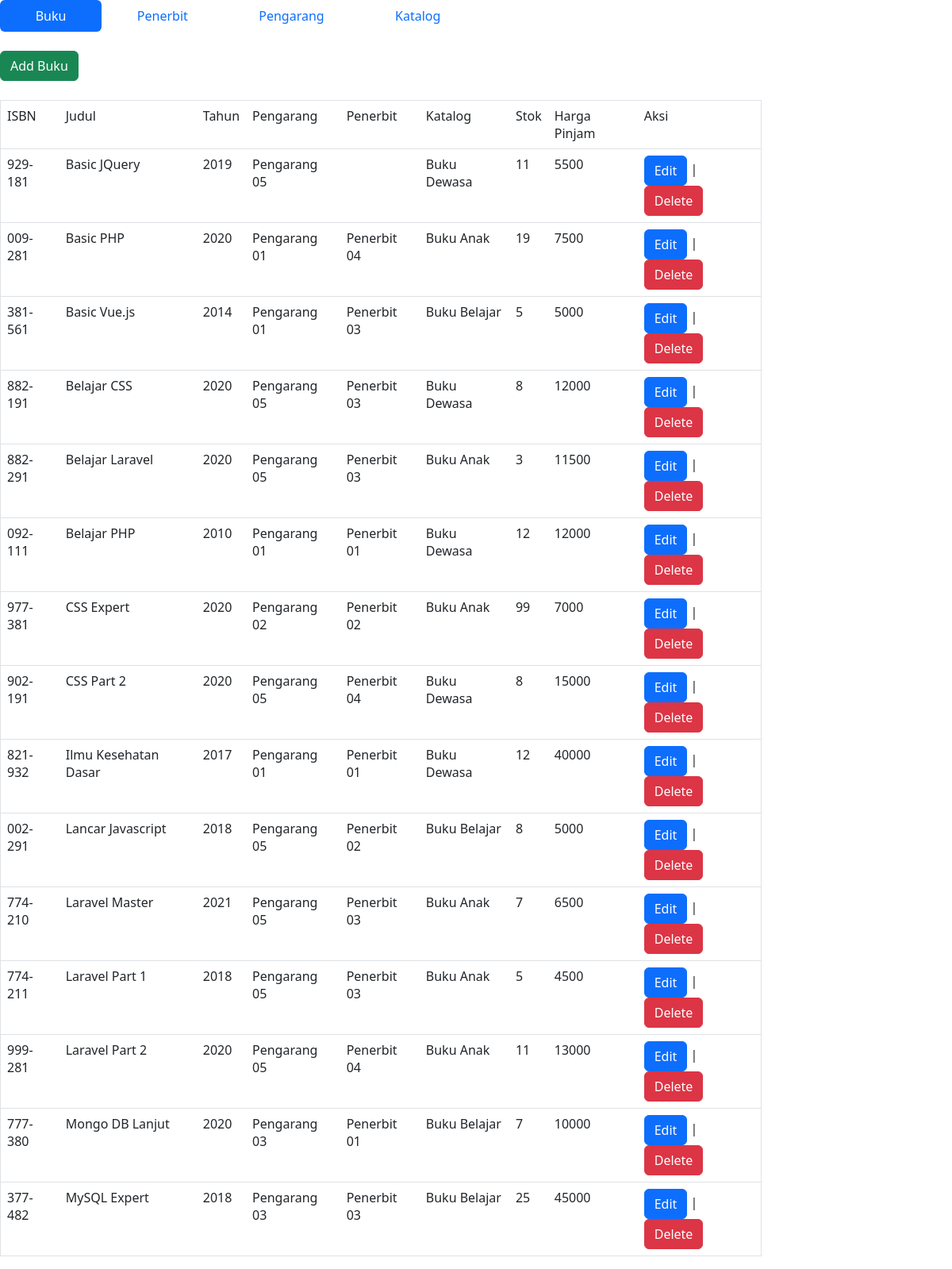
The page / on the database its author committed.
### tables this page shows
CREATE TABLE `buku` (
  `isbn` varchar(25) NOT NULL,
  `judul` varchar(255) DEFAULT NULL,
  `tahun` int(11) DEFAULT NULL,
  `id_penerbit` varchar(8) DEFAULT NULL,
  `id_pengarang` varchar(8) DEFAULT NULL,
  `id_katalog` varchar(3) DEFAULT NULL,
  `qty_stok` int(11) DEFAULT 0,
  `harga_pinjam` int(11) NOT NULL
);

CREATE TABLE `pengarang` (
  `id_pengarang` varchar(8) NOT NULL,
  `nama_pengarang` varchar(255) DEFAULT NULL,
  `email` varchar(50) DEFAULT NULL,
  `telp` varchar(12) DEFAULT NULL,
  `alamat` varchar(255) DEFAULT NULL
);

CREATE TABLE `katalog` (
  `id_katalog` varchar(3) NOT NULL,
  `nama` varchar(255) DEFAULT NULL
);

CREATE TABLE `penerbit` (
  `id_penerbit` varchar(8) NOT NULL,
  `nama_penerbit` varchar(255) DEFAULT NULL,
  `email` varchar(50) DEFAULT NULL,
  `telp` varchar(12) DEFAULT NULL,
  `alamat` varchar(255) DEFAULT NULL
);

### index.php (the view, shortened to what this page needs)
<?php
    include_once("connect.php");
    $buku = mysqli_query($conn, "SELECT buku.*, nama_pengarang, nama_penerbit, katalog.nama as nama_katalog FROM buku
                                        LEFT JOIN  pengarang ON pengarang.id_pengarang = buku.id_pengarang
                                        LEFT JOIN  penerbit ON penerbit.id_penerbit = buku.id_penerbit
                                        LEFT JOIN  katalog ON katalog.id_katalog = buku.id_katalog
                                        ORDER BY judul ASC");
?>
<html>
<head>
    <link href="https://cdn.jsdelivr.net/npm/bootstrap@5.2.0-beta1/dist/css/bootstrap.min.css" rel="stylesheet">
</head>
<body>
    <ul class="nav nav-pills nav-fill" style="width: 50%;">
    <li class="nav-item">
        <a class="nav-link active" aria-current="page" href="#">Buku</a>
    </li>
    <li class="nav-item">
        <a class="nav-link" href="penerbit.php">Penerbit</a>
    </li>
    <li class="nav-item">
        <a class="nav-link" href="pengarang.php">Pengarang</a>
    </li>
    <li class="nav-item">
        <a class="nav-link" href="katalog.php">Katalog</a>
    </li>
    </ul>
    <br>
    <a class="btn btn-success" href="add.php">Add Buku</a>
    <br><br>
    <table class="table" style="width: 80%;" border="1">
        <tr>
            <td>ISBN</td>
            <td>Judul</td>
            <td>Tahun</td>
            <td>Pengarang</td>
            <td>Penerbit</td>
            <td>Katalog</td>
            <td>Stok</td>
            <td>Harga Pinjam</td>
            <td>Aksi</td>
        </tr>
        <?php
            while($buku_data = mysqli_fetch_array($buku)){
                echo "<tr>";
                    echo "<td>".$buku_data['isbn']."</td>";
                    echo "<td>".$buku_data['judul']."</td>";
                    echo "<td>".$buku_data['tahun']."</td>";
                    echo "<td>".$buku_data['nama_pengarang']."</td>";
                    echo "<td>".$buku_data['nama_penerbit']."</td>";
                    echo "<td>".$buku_data['nama_katalog']."</td>";
                    echo "<td>".$buku_data['qty_stok']."</td>";
                    echo "<td>".$buku_data['harga_pinjam']."</td>";
                    echo "<td><a class='btn btn-primary' href='edit.php?isbn=$buku_data[isbn]'>Edit<a> |
                                <a class='btn btn-danger' href='delete.php?isbn=$buku_data[isbn]'>Delete</a></td>";
                echo "</tr>";
            }
        ?>
    </table>
</body>
</html>

### rows shown on the page
buku: isbn "929-181", judul "Basic JQuery", tahun "2019", id_pengarang.nama_pengarang "Pengarang 05", id_katalog.nama "Buku Dewasa", qty_stok "11", harga_pinjam "5500"
buku: isbn "009-281", judul "Basic PHP", tahun "2020", id_pengarang.nama_pengarang "Pengarang 01", id_penerbit.nama_penerbit "Penerbit 04", id_katalog.nama "Buku Anak", qty_stok "19", harga_pinjam "7500"
buku: isbn "381-561", judul "Basic Vue.js", tahun "2014", id_pengarang.nama_pengarang "Pengarang 01", id_penerbit.nama_penerbit "Penerbit 03", id_katalog.nama "Buku Belajar", qty_stok "5", harga_pinjam "5000"
buku: isbn "882-191", judul "Belajar CSS", tahun "2020", id_pengarang.nama_pengarang "Pengarang 05", id_penerbit.nama_penerbit "Penerbit 03", id_katalog.nama "Buku Dewasa", qty_stok "8", harga_pinjam "12000"
buku: isbn "882-291", judul "Belajar Laravel", tahun "2020", id_pengarang.nama_pengarang "Pengarang 05", id_penerbit.nama_penerbit "Penerbit 03", id_katalog.nama "Buku Anak", qty_stok "3", harga_pinjam "11500"
buku: isbn "092-111", judul "Belajar PHP", tahun "2010", id_pengarang.nama_pengarang "Pengarang 01", id_penerbit.nama_penerbit "Penerbit 01", id_katalog.nama "Buku Dewasa", qty_stok "12", harga_pinjam "12000"
buku: isbn "977-381", judul "CSS Expert", tahun "2020", id_pengarang.nama_pengarang "Pengarang 02", id_penerbit.nama_penerbit "Penerbit 02", id_katalog.nama "Buku Anak", qty_stok "99", harga_pinjam "7000"
buku: isbn "902-191", judul "CSS Part 2", tahun "2020", id_pengarang.nama_pengarang "Pengarang 05", id_penerbit.nama_penerbit "Penerbit 04", id_katalog.nama "Buku Dewasa", qty_stok "8", harga_pinjam "15000"
buku: isbn "821-932", judul "Ilmu Kesehatan Dasar", tahun "2017", id_pengarang.nama_pengarang "Pengarang 01", id_penerbit.nama_penerbit "Penerbit 01", id_katalog.nama "Buku Dewasa", qty_stok "12", harga_pinjam "40000"
buku: isbn "002-291", judul "Lancar Javascript", tahun "2018", id_pengarang.nama_pengarang "Pengarang 05", id_penerbit.nama_penerbit "Penerbit 02", id_katalog.nama "Buku Belajar", qty_stok "8", harga_pinjam "5000"
buku: isbn "774-210", judul "Laravel Master", tahun "2021", id_pengarang.nama_pengarang "Pengarang 05", id_penerbit.nama_penerbit "Penerbit 03", id_katalog.nama "Buku Anak", qty_stok "7", harga_pinjam "6500"
buku: isbn "774-211", judul "Laravel Part 1", tahun "2018", id_pengarang.nama_pengarang "Pengarang 05", id_penerbit.nama_penerbit "Penerbit 03", id_katalog.nama "Buku Anak", qty_stok "5", harga_pinjam "4500"
buku: isbn "999-281", judul "Laravel Part 2", tahun "2020", id_pengarang.nama_pengarang "Pengarang 05", id_penerbit.nama_penerbit "Penerbit 04", id_katalog.nama "Buku Anak", qty_stok "11", harga_pinjam "13000"
buku: isbn "777-380", judul "Mongo DB Lanjut", tahun "2020", id_pengarang.nama_pengarang "Pengarang 03", id_penerbit.nama_penerbit "Penerbit 01", id_katalog.nama "Buku Belajar", qty_stok "7", harga_pinjam "10000"
buku: isbn "377-482", judul "MySQL Expert", tahun "2018", id_pengarang.nama_pengarang "Pengarang 03", id_penerbit.nama_penerbit "Penerbit 03", id_katalog.nama "Buku Belajar", qty_stok "25", harga_pinjam "45000"
